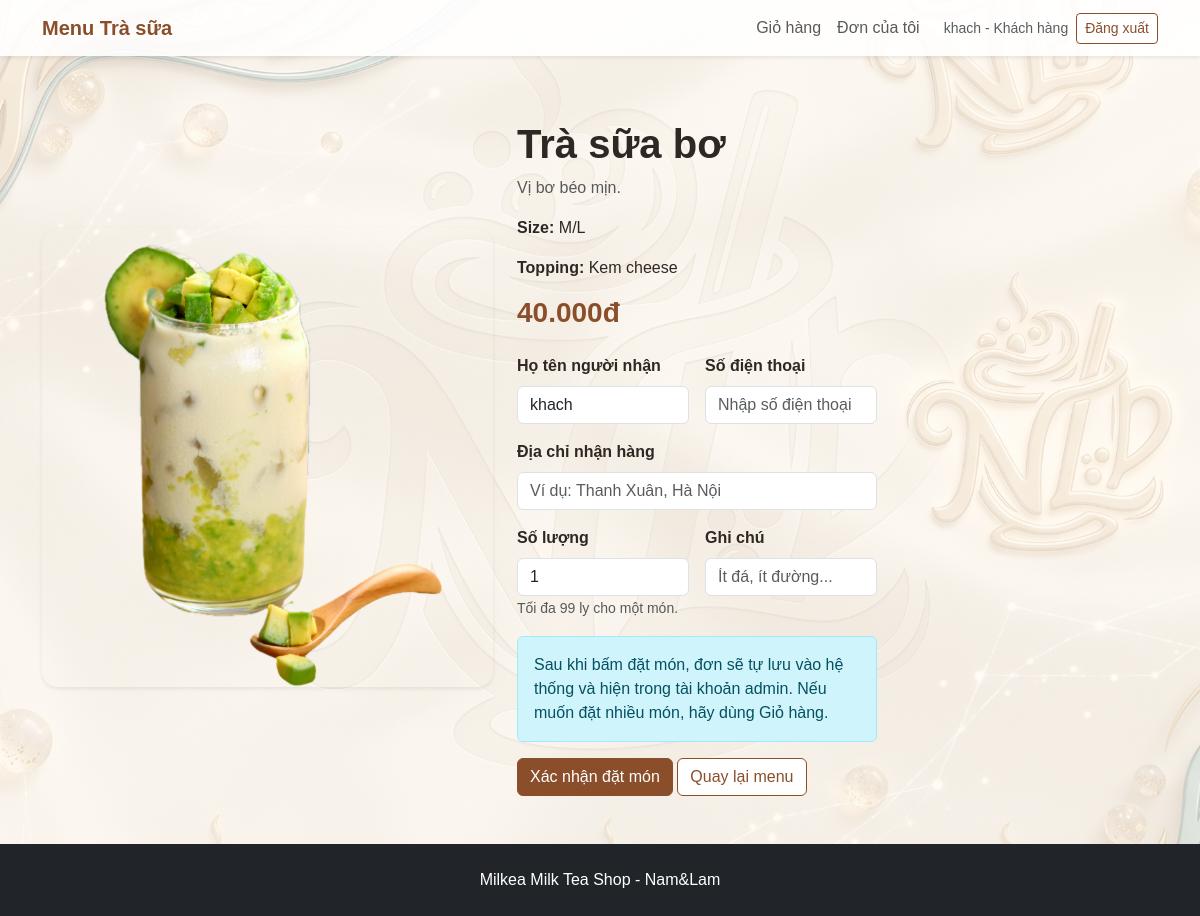
The page /order/9 (signed in) on the database its author committed.
### milk_tea_shop/models.py (models this page shows)
class Product(db.Model):
    __tablename__ = "products"
    id = db.Column(db.Integer, primary_key=True)
    name = db.Column(db.String(120), nullable=False)
    category = db.Column(db.String(80), nullable=False)
    size = db.Column(db.String(50), default="M/L")
    topping = db.Column(db.String(120), default="Không")
    price = db.Column(db.Integer, nullable=False)
    description = db.Column(db.Text, default="")
    image = db.Column(db.String(255), default="")
    order_items = db.relationship("OrderItem", backref="product", lazy=True)

### milk_tea_shop/routes.py (the view, shortened to what this page needs)
@main_bp.route("/order/<int:product_id>", methods=["GET", "POST"])
def order(product_id):
    if not check_user():
        return redirect(url_for("main.login"))
    product = Product.query.get_or_404(product_id)
    return render_template("order.html", product=product)

### milk_tea_shop/routes.py (called while the page is built)
@main_bp.app_context_processor
def send_data_to_html():
    cart = session.get("cart", {})
    cart_count = 0
    for quantity in cart.values():
        try:
            cart_count += int(quantity)
        except:
            pass
    return {
        "money": money,
        "cart_count": cart_count
    }

def check_user():
    if "user_id" not in session:
        flash("Vui lòng đăng nhập trước.", "warning")
        return False
    if session.get("role") == "admin":
        flash("Admin chỉ dùng trang quản lý.", "warning")
        return False
    return True

### milk_tea_shop/templates/order.html (shortened to what this page needs)
{% extends "base.html" %}
{% block content %}
<section class="container py-5">
    <div class="row g-4 align-items-center">
        <div class="col-md-5">
            <img src="{{ url_for('static', filename='images/' + (product.image or 'logo.png')) }}" class="img-fluid rounded-4 shadow-sm" alt="{{ product.name }}">
        </div>
        <div class="col-md-7">
            <h1 class="fw-bold">{{ product.name }}</h1>
            <p class="text-muted">{{ product.description }}</p>
            <p><strong>Size:</strong> {{ product.size }}</p>
            <p><strong>Topping:</strong> {{ product.topping }}</p>
            <h3 class="text-brown fw-bold">{{ "{:,.0f}".format(product.price).replace(',', '.') }}đ</h3>
            <form method="POST" class="mt-4 order-box">
                <div class="row g-3">
                    <div class="col-md-6">
                        <label class="form-label fw-semibold">Họ tên người nhận</label>
                        <input type="text" name="customer_name" class="form-control" placeholder="Nhập họ tên" value="{{ session.get('username') }}" required>
                    </div>
                    <div class="col-md-6">
                        <label class="form-label fw-semibold">Số điện thoại</label>
                        <input type="text" name="phone" class="form-control" placeholder="Nhập số điện thoại" required>
                    </div>
                    <div class="col-12">
                        <label class="form-label fw-semibold">Địa chỉ nhận hàng</label>
                        <input type="text" name="address" class="form-control" placeholder="Ví dụ: Thanh Xuân, Hà Nội" required>
                    </div>
                    <div class="col-md-6">
                        <label class="form-label fw-semibold">Số lượng</label>
                        <input type="number" name="quantity" min="1" max="99" value="1" class="form-control" required>
                        <small class="text-muted">Tối đa 99 ly cho một món.</small>
                    </div>
                    <div class="col-md-6">
                        <label class="form-label fw-semibold">Ghi chú</label>
                        <input type="text" name="note" class="form-control" placeholder="Ít đá, ít đường...">
                    </div>
                </div>
                <div class="alert alert-info mt-3 mb-3">
                    Sau khi bấm đặt món, đơn sẽ tự lưu vào hệ thống và hiện trong tài khoản admin. Nếu muốn đặt nhiều món, hãy dùng Giỏ hàng.
                </div>
                <button type="submit" class="btn btn-brown">Xác nhận đặt món</button>
                <a href="{{ url_for('main.menu') }}" class="btn btn-outline-brown">Quay lại menu</a>
            </form>
        </div>
    </div>
</section>
{% endblock %}

### milk_tea_shop/static/css/style.css (style rules this page uses)
html, body { min-height: 100%; margin: 0; }
body { min-height: 100vh; display: flex; flex-direction: column; color: #2f2723; font-family: Arial, Helvetica, sans-serif; background: #fffaf5; }
body.app-body { background: linear-gradient(rgba(255, 250, 245, 0.70), rgba(255, 250, 245, 0.70)), url("../images/background.png"); background-size: cover; background-position: center; background-repeat: no-repeat; background-attachment: fixed; }
.text-brown { color: #8a4f2a !important; }
.btn-brown { background: #8a4f2a; color: #fff; border: 1px solid #8a4f2a; }
.btn-outline-brown { border: 1px solid #8a4f2a; color: #8a4f2a; background: #fff; }
.order-box { max-width: 360px; }

### rows shown on the page
Product: image (picture), name "Trà sữa bơ", description "Vị bơ béo mịn.", size "M/L", topping "Kem cheese", price "40.000"

### other values the page prints
{{ session.get('username') }} "khach"
{{ 'Admin' if session.get('role') == 'admin' else 'Khách hàng' }} "Khách hàng"
